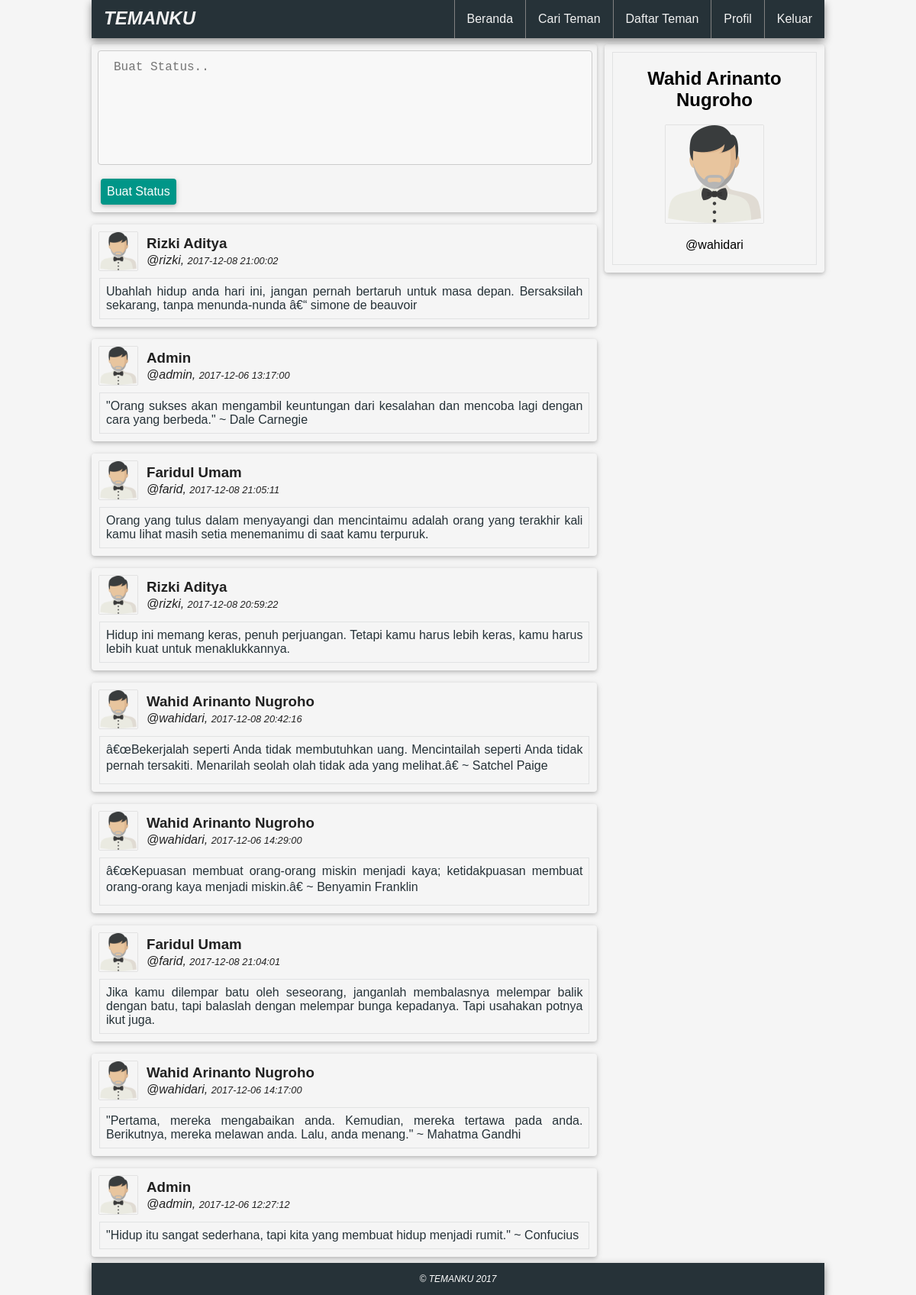
/ (signed in), run on the app's committed database.
### tables this page shows
CREATE TABLE `pengguna` (
  `USERNAME` varchar(64) DEFAULT NULL,
  `FULLNAME` varchar(64) DEFAULT NULL,
  `ADDRESS` varchar(64) DEFAULT NULL,
  `EMAIL` varchar(64) NOT NULL,
  `PASSWORD` varchar(64) DEFAULT NULL,
  `PHONE` varchar(12) DEFAULT NULL
);

CREATE TABLE `status` (
  `ID_STATUS` int(11) NOT NULL,
  `EMAIL` varchar(64) DEFAULT NULL,
  `ISI_STATUS` varchar(256) DEFAULT NULL,
  `TANGGAL_STATUS` datetime DEFAULT NULL
);

### database.php (called while the page is built, shortened)
<?php
$db_host = "localhost";
$db_user = "root";
$db_pass = "";
$db_name = "social";
try {
    $db = new PDO("mysql:host=$db_host;dbname=$db_name", $db_user, $db_pass);
} catch(PDOException $e) {
    die("Terjadi masalah: " . $e->getMessage());
}
function logged_user () {
    global $db, $userlogin, $username, $fullname, $address, $email, $phone;
    $sql = "SELECT * FROM pengguna WHERE email = :email";
    $stmt = $db->prepare($sql);
    $stmt->bindValue(':email', $userlogin);
    $stmt->execute();
    foreach ($stmt as $col) {
        $fullname = $col['FULLNAME'];
        $username = $col['USERNAME'];
    }
}

### index.php (the view, shortened to what this page needs)
<?php
    require_once("database.php");
    require_once("auth.php");
    logged_user ();
 ?>
<!DOCTYPE html>
<html lang="id">
<head>
    <link rel="stylesheet" href="css/main.css">
</head>
<body>
    <div class="menu">
        <a class="logo" href="index.php">TEMANKU</a>
        <div class="menuright">
            <a href="index.php">Beranda</a>
            <a href="search.php">Cari Teman</a>
            <a href="friend.php">Daftar Teman</a>
            <a href="profil.php">Profil</a>
            <a href="logout.php">Keluar</a>
        </div>
    </div>
    <div class="row">
        <div class="column right">
            <div class="profil">
                <h2><?php echo $fullname; ?></h2>
                <img src="img/a.png" alt="">
                <p>@<?php echo $username; ?></p>
            </div>
        </div>
        <div class="column left">
            <div class="buatstatus">
                <form method="POST">
                     <textarea name="isistatus" placeholder="Buat Status.."></textarea>
                     <input type="submit" value="Buat Status" name="buatstatus">
                </form>
            </div>
<?php
            $sql = "SELECT * FROM status RIGHT JOIN pengguna
            ON status.EMAIL = pengguna.EMAIL
            WHERE status.EMAIL =:email
            OR status.EMAIL IN (SELECT berteman.PEN_EMAIL FROM berteman WHERE berteman.EMAIL =:email)
            OR status.EMAIL IN (SELECT berteman.EMAIL FROM berteman WHERE berteman.PEN_EMAIL =:email)
            ORDER by status.ID_STATUS DESC";
            $stmt = $db->prepare($sql);
            $stmt->bindValue(':email', $userlogin);
            $stmt->execute();
            foreach ($stmt as $col) {
                ?>
                <div class="status">
                    <div class="profilstatus">
                        <img src="img/a.png" alt="">
                        <h3><?php echo $col['FULLNAME']; ?></h3>
                        <p>@<?php echo $col['USERNAME'],","; ?></p>
                        <p class="tanggalstatus"><?php echo $col['TANGGAL_STATUS']; ?></p>
                    </div>
                    <div class="isistatus">
                        <p><?php echo $col['ISI_STATUS']; ?></p>
                    </div>
                </div>
    <?php        }
?>
        </div>
    </div>
    <div class="footer">
        <p>&copy; TEMANKU 2017</p>
    </div>
</body>
</html>

### css/main.css (style rules this page uses)
* { box-sizing: border-box; }
html { height:100%; margin:0; }
body { margin: 0 10%; height:100%; font-family: sans-serif; background-color: #F5F5F5; }
.menu { position: fixed; min-width: 80%; min-height: 50px; background-color: #263238; box-shadow: 0px 4px 10px #888888; }
.menu a.logo { font-size: 1.5em; font-weight: bold; font-style: italic; padding: 10px 16px; }
.menuright { float: right; }
.menu a { float: left; color: #f2f2f2; text-align: center; padding: 16px 16px; text-decoration: none; }
.menuright a { border-left: 1px solid grey; }
.row { padding-top: 6%; min-height:100%; }
.row:after { content: ""; display: table; clear: both; }
.column { float: left; }
.column.right { float: right; margin-left: 56%; position: fixed; width: 24%; border-radius: 4px; box-shadow: 0 2px 4px 0 rgba(0,0,0,0.16),0 2px 10px 0 rgba(0,0,0,0.12)!important; }
.column.left { width: 69%; }
.buatstatus { box-shadow: 0 2px 4px 0 rgba(0,0,0,0.16),0 2px 10px 0 rgba(0,0,0,0.12)!important; border-radius: 4px; padding: 4px; }
textarea { width: 99%; height: 150px; padding: 12px 20px; border-radius: 4px; margin: 4px 19px 4px 4px; border: 1px solid #ccc; background-color: #f8f8f8; font-size: 16px; resize: none; }
input[type=submit] { width: auto; background-color: #009688; color: white; padding: 8px; margin: 6px 8px; border: none; border-radius: 4px; font-size: 1em; box-shadow: 0 2px 4px 0 rgba(0,0,0,0.16),0 2px 10px 0 rgba(0,0,0,0.12)!important; }
.status { margin-top: 16px; border-radius: 4px; padding: 10px; box-shadow: 0 2px 4px 0 rgba(0,0,0,0.16),0 2px 10px 0 rgba(0,0,0,0.12)!important; text-align: justify; }
.status img { max-width: 50px; max-height: 50px; margin-right: 12px; float: left; box-shadow: 0px 0px 1px #888888; }
.profilstatus { min-width: 100%; float: left; margin-bottom: 12px; color: #212121; }
.profilstatus h3 { margin-top: 4px; margin-bottom: 2px; }
.profilstatus p { margin-top: -1px; display: inline; font-style: italic; }
.isistatus { margin-top: 60px; color: #263238; border: 1px solid #e1e2e3; padding: 0px 8px; }
.isistatus p { -webkit-margin-before: 0.5em; -webkit-margin-after: 0.5em; }
.tanggalstatus { font-size: 0.8em; }
.profil { text-align: center; margin: 10px; text-align: center; border: 1px solid #e1e2e3; }
.profil img { max-width: 128px; max-height: 128px; box-shadow: 0px 0px 1px #888888; }
.footer { margin: 8px 0px 0px; background-color: #263238; min-height: 30px; padding: 2px; text-align: center; font-family: sans-serif; font-style: italic; font-size: 12px; color: #fff; left: 0; width: 100%; bottom: 0; box-shadow: 0px 4px 10px #888888; }

### data on the page
pengguna: FULLNAME "Wahid Arinanto Nugroho", USERNAME "wahidari"
status: EMAIL.FULLNAME "Rizki Aditya", EMAIL.USERNAME "rizki", TANGGAL_STATUS "2017-12-08 21:00:02", ISI_STATUS "Ubahlah hidup anda hari ini, jangan pernah bertaruh untuk masa depan. Bersaksilah sekarang, tanpa menunda-nunda â€“ simone de beauvoir"
status: EMAIL.FULLNAME "Admin", EMAIL.USERNAME "admin", TANGGAL_STATUS "2017-12-06 13:17:00", ISI_STATUS "\"Orang sukses akan mengambil keuntungan dari kesalahan dan mencoba lagi dengan cara yang berbeda.\" ~ Dale Carnegie"
status: EMAIL.FULLNAME "Faridul Umam", EMAIL.USERNAME "farid", TANGGAL_STATUS "2017-12-08 21:05:11", ISI_STATUS "Orang yang tulus dalam menyayangi dan mencintaimu adalah orang yang terakhir kali kamu lihat masih setia menemanimu di saat kamu terpuruk."
status: EMAIL.FULLNAME "Rizki Aditya", EMAIL.USERNAME "rizki", TANGGAL_STATUS "2017-12-08 20:59:22", ISI_STATUS "Hidup ini memang keras, penuh perjuangan. Tetapi kamu harus lebih keras, kamu harus lebih kuat untuk menaklukkannya."
status: EMAIL.FULLNAME "Wahid Arinanto Nugroho", EMAIL.USERNAME "wahidari", TANGGAL_STATUS "2017-12-08 20:42:16", ISI_STATUS "â€œBekerjalah seperti Anda tidak membutuhkan uang. Mencintailah seperti Anda tidak pernah tersakiti. Menarilah seolah olah tidak ada yang melihat.â€ ~ Satchel Paige"
status: EMAIL.FULLNAME "Wahid Arinanto Nugroho", EMAIL.USERNAME "wahidari", TANGGAL_STATUS "2017-12-06 14:29:00", ISI_STATUS "â€œKepuasan membuat orang-orang miskin menjadi kaya; ketidakpuasan membuat orang-orang kaya menjadi miskin.â€ ~ Benyamin Franklin"
status: EMAIL.FULLNAME "Faridul Umam", EMAIL.USERNAME "farid", TANGGAL_STATUS "2017-12-08 21:04:01", ISI_STATUS "Jika kamu dilempar batu oleh seseorang, janganlah membalasnya melempar balik dengan batu, tapi balaslah dengan melempar bunga kepadanya. Tapi usahakan potnya ikut juga."
status: EMAIL.FULLNAME "Wahid Arinanto Nugroho", EMAIL.USERNAME "wahidari", TANGGAL_STATUS "2017-12-06 14:17:00", ISI_STATUS "\"Pertama, mereka mengabaikan anda. Kemudian, mereka tertawa pada anda. Berikutnya, mereka melawan anda. Lalu, anda menang.\" ~ Mahatma Gandhi"
status: EMAIL.FULLNAME "Admin", EMAIL.USERNAME "admin", TANGGAL_STATUS "2017-12-06 12:27:12", ISI_STATUS "\"Hidup itu sangat sederhana, tapi kita yang membuat hidup menjadi rumit.\" ~ Confucius"
